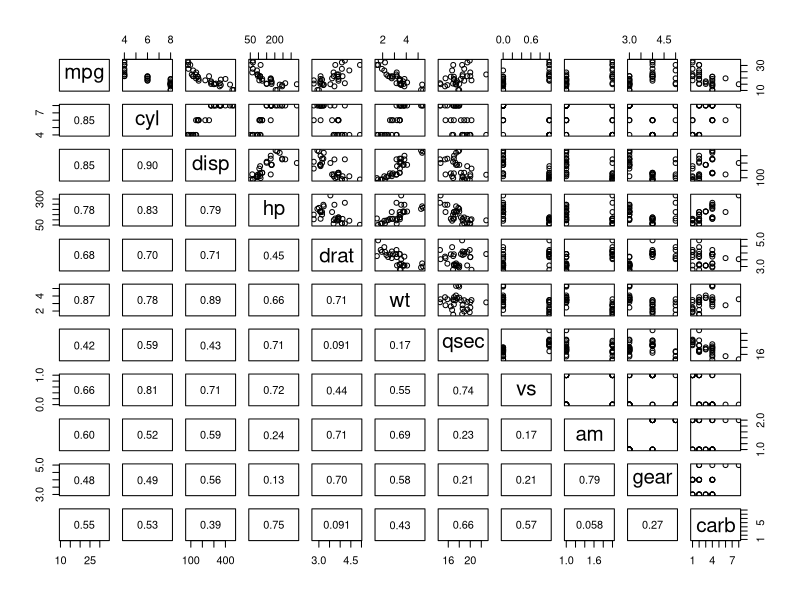
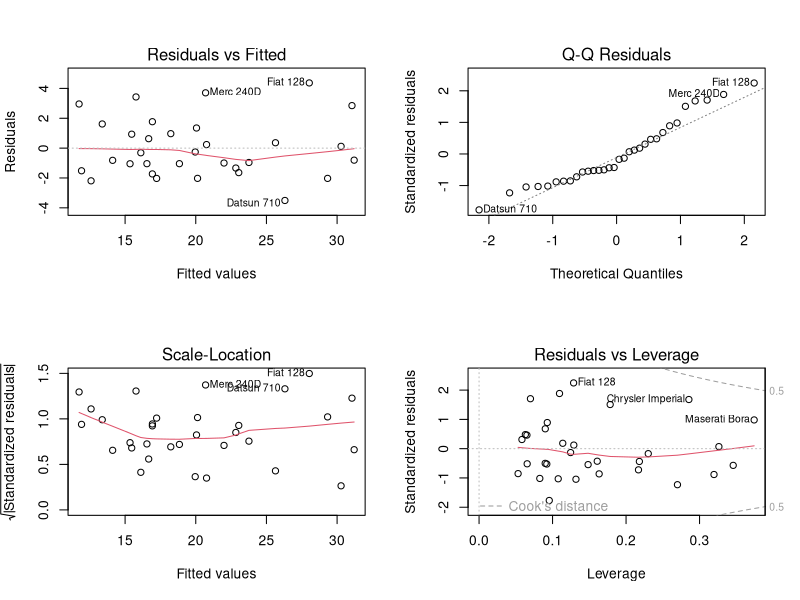

Here is the R script that generated these plots, in order:
## ---- chunk 1
library(knitr)

knitr::opts_chunk$set(echo=FALSE, warning=FALSE, error=FALSE, message = FALSE)

data(mtcars)
mtcars$am <- factor(mtcars$am, labels=c("automatic", "manual"))

library(ggplot2)

fitall <- lm(mpg ~ ., data = mtcars)
fitamwtqsec <- lm(mpg ~ am + wt + qsec, data = mtcars)
fitmultamwtqsec <- lm(mpg ~ am * wt + qsec, data = mtcars)

## ---- chunk 2
steppedfit <- step(fitall)
## ---- chunk 3
summary(fitall)$coefficients[,4]
## ---- chunk 4
summary(fitamwtqsec)$coefficients
## ---- chunk 5
summary(fitmultamwtqsec)$coefficients
## ---- chunk 6
c("am + wt" = summary(fitamwtqsec)$adj.r.squared, 
  "am*wt" = summary(fitmultamwtqsec)$adj.r.squared) 
## ---- chunk 7
confint(fitmultamwtqsec, "am", level=0.95)
## ---- chunk 8
confint(fitmultamwtqsec, "am:wt", level=0.95)
## ---- chunk 9

panel.cor <- function(x, y, digits = 2, prefix = "", cex.cor, ...)
{
     usr <- par("usr"); on.exit(par(usr))
     par(usr = c(0, 1, 0, 1))
     if(!is.numeric(x))
         x <- as.numeric(x)
     if(!is.numeric(y))
         y <- as.numeric(y)
     r <- abs(cor(x, y))
     txt <- format(c(r, 0.123456789), digits = digits)[1]
     txt <- paste0(prefix, txt)
     text(0.5, 0.5, txt)
}

pairs(mtcars, lower.panel = panel.cor)

## ---- chunk 10
par(mfrow = c(2,2))
plot(fitmultamwtqsec)
